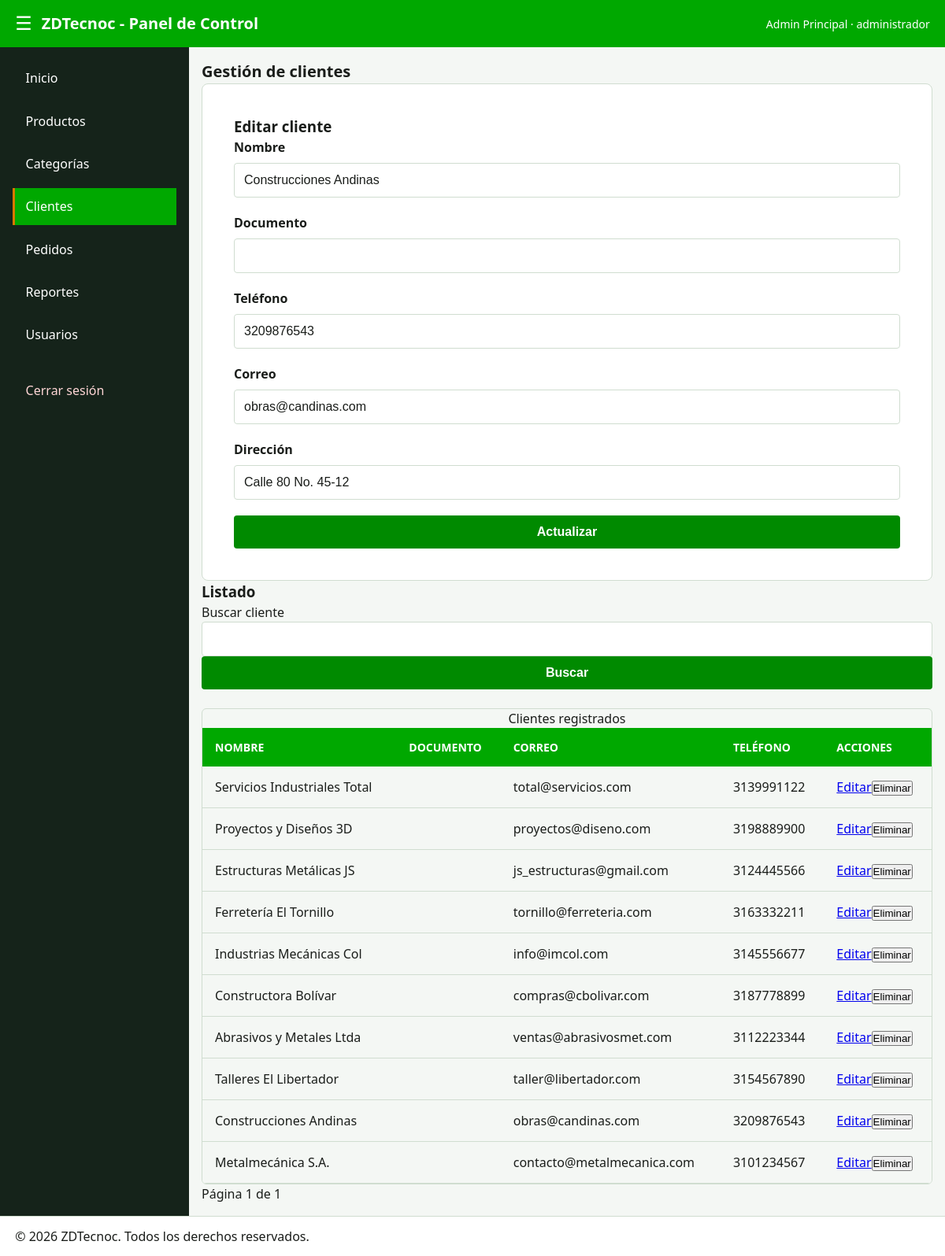
The page /clientes.php?editar=2 (signed in) on the database its author committed.
### tables this page shows
CREATE TABLE IF NOT EXISTS clientes (
    id INT AUTO_INCREMENT PRIMARY KEY,
    nombre VARCHAR(150) NOT NULL,
    documento VARCHAR(30) UNIQUE,
    telefono VARCHAR(20),
    correo VARCHAR(100),
    direccion TEXT,
    INDEX idx_cliente_nombre (nombre)
);

### app/modelos/ClienteModelo.php (called while the page is built, shortened)
<?php
final class ClienteModelo
{
    public function listar(string $busqueda, int $pagina, int $porPagina = 10): array
    {
        $offset = ($pagina - 1) * $porPagina;
        $st = $this->pdo->prepare(
            'SELECT id, nombre, documento, telefono, correo, direccion
             FROM clientes
               WHERE nombre LIKE :busquedaNombre OR documento LIKE :busquedaDocumento
             ORDER BY id DESC LIMIT :limite OFFSET :offset'
        );
           $texto = '%' . $busqueda . '%';
           $st->bindValue(':busquedaNombre', $texto);
           $st->bindValue(':busquedaDocumento', $texto);
        $st->bindValue(':limite', $porPagina, PDO::PARAM_INT);
        $st->bindValue(':offset', $offset, PDO::PARAM_INT);
        $st->execute();
        return $st->fetchAll();
    }
    public function total(string $busqueda): int
    {
        $st = $this->pdo->prepare(
            'SELECT COUNT(*) FROM clientes
             WHERE nombre LIKE :busquedaNombre OR documento LIKE :busquedaDocumento'
        );
        $texto = '%' . $busqueda . '%';
        $st->execute([
            ':busquedaNombre' => $texto,
            ':busquedaDocumento' => $texto,
        ]);
        return (int)$st->fetchColumn();
    }
    public function obtener(int $id): ?array
    {
        $st = $this->pdo->prepare('SELECT * FROM clientes WHERE id = :id');
        $st->execute([':id' => $id]);
        return $st->fetch() ?: null;
    }
}

### clientes.php (the view, shortened to what this page needs)
<?php
require_once __DIR__ . '/sgl/conexion.php';
require_once __DIR__ . '/app/modelos/ClienteModelo.php';
$modelo = new ClienteModelo($conexion);
$errores = [];
$busqueda = trim((string)($_GET['busqueda'] ?? ''));
$pagina = max(1, (int)($_GET['pagina'] ?? 1));
$datos = ['id' => 0, 'nombre' => '', 'documento' => '', 'telefono' => '', 'correo' => '', 'direccion' => ''];
if ($_SERVER['REQUEST_METHOD'] === 'POST') {
    if (!validarCsrf($_POST['csrf'] ?? null)) {
        http_response_code(419);
        exit('Solicitud no válida.');
    }
    $accion = (string)($_POST['accion'] ?? 'guardar');
    $id = (int)($_POST['id'] ?? 0);
    if ($accion === 'eliminar') {
        $modelo->eliminar($id);
        $_SESSION['aviso'] = 'Cliente eliminado correctamente.';
        header('Location: clientes.php', true, 303);
        exit;
    }
    $datos = [
        'id' => $id,
        'nombre' => trim((string)($_POST['nombre'] ?? '')),
        'documento' => trim((string)($_POST['documento'] ?? '')),
        'telefono' => trim((string)($_POST['telefono'] ?? '')),
        'correo' => trim((string)($_POST['correo'] ?? '')),
        'direccion' => trim((string)($_POST['direccion'] ?? '')),
    ];
    if (mb_strlen($datos['nombre']) < 3) $errores[] = 'El nombre debe tener al menos 3 caracteres.';
    if ($datos['documento'] === '') $errores[] = 'El documento es obligatorio.';
    if ($datos['correo'] !== '' && !filter_var($datos['correo'], FILTER_VALIDATE_EMAIL)) $errores[] = 'El correo no es válido.';
    if (!$errores) {
        try {
            $parametros = [
                ':nombre' => $datos['nombre'], ':documento' => $datos['documento'],
                ':telefono' => $datos['telefono'], ':correo' => $datos['correo'] ?: null,
                ':direccion' => $datos['direccion'],
            ];
            if ($id > 0) {
                $modelo->actualizar($id, $parametros);
                $_SESSION['aviso'] = 'Cliente actualizado correctamente.';
            } else {
                $modelo->crear($parametros);
                $_SESSION['aviso'] = 'Cliente creado correctamente.';
            }
            header('Location: clientes.php', true, 303);
            exit;
        } catch (PDOException $excepcion) {
            $errores[] = 'El documento ya está registrado.';
        }
    }
} elseif (isset($_GET['editar'])) {
    $cliente = $modelo->obtener((int)$_GET['editar']);
    if ($cliente) $datos = $cliente;
}
$porPagina = 10;
$total = $modelo->total($busqueda);
$paginas = max(1, (int)ceil($total / $porPagina));
$pagina = min($pagina, $paginas);
$clientes = $modelo->listar($busqueda, $pagina, $porPagina);
require __DIR__ . '/app/vistas/parciales/cabecera.php';
require __DIR__ . '/app/vistas/parciales/menu.php';
?>
<main class="panel__contenido">
    <h2 class="text-lg">Gestión de clientes</h2>
    <form method="post" class="login-card" style="max-width:100%;" novalidate>
        <h3><?= $datos['id'] ? 'Editar cliente' : 'Registrar cliente' ?></h3>
        <div class="form-group"><label for="nombre">Nombre</label><input class="form-input" id="nombre" name="nombre" value="<?= htmlspecialchars((string)$datos['nombre'], ENT_QUOTES, 'UTF-8') ?>" required></div>
        <div class="form-group"><label for="documento">Documento</label><input class="form-input" id="documento" name="documento" value="<?= htmlspecialchars((string)$datos['documento'], ENT_QUOTES, 'UTF-8') ?>" required></div>
        <div class="form-group"><label for="telefono">Teléfono</label><input class="form-input" id="telefono" name="telefono" value="<?= htmlspecialchars((string)$datos['telefono'], ENT_QUOTES, 'UTF-8') ?>"></div>
        <div class="form-group"><label for="correo">Correo</label><input class="form-input" id="correo" name="correo" type="email" value="<?= htmlspecialchars((string)$datos['correo'], ENT_QUOTES, 'UTF-8') ?>"></div>
        <div class="form-group"><label for="direccion">Dirección</label><input class="form-input" id="direccion" name="direccion" value="<?= htmlspecialchars((string)$datos['direccion'], ENT_QUOTES, 'UTF-8') ?>"></div>
        <button class="btn-primary" type="submit"><?= $datos['id'] ? 'Actualizar' : 'Guardar' ?></button>
    </form>
    <h3>Listado</h3>
    <form method="get"><label for="busqueda">Buscar cliente</label><input class="form-input" id="busqueda" name="busqueda" value="<?= htmlspecialchars($busqueda, ENT_QUOTES, 'UTF-8') ?>"><button class="btn-primary" type="submit">Buscar</button></form>
    <div class="table-container"><table class="products-table"><caption>Clientes registrados</caption><thead><tr><th scope="col">Nombre</th><th scope="col">Documento</th><th scope="col">Correo</th><th scope="col">Teléfono</th><th scope="col">Acciones</th></tr></thead><tbody>
    <?php foreach ($clientes as $cliente): ?><tr><td><?= htmlspecialchars($cliente['nombre'], ENT_QUOTES, 'UTF-8') ?></td><td></td><td><?= htmlspecialchars((string)$cliente['correo'], ENT_QUOTES, 'UTF-8') ?></td><td><?= htmlspecialchars((string)$cliente['telefono'], ENT_QUOTES, 'UTF-8') ?></td><td><a href="?editar=<?= (int)$cliente['id'] ?>">Editar</a><form method="post" style="display:inline"><button type="submit">Eliminar</button></form></td></tr><?php endforeach; ?></tbody></table></div>
    <nav aria-label="Paginación"><p>Página <?= $pagina ?> de <?= $paginas ?></p></nav>
</main>
<?php require __DIR__ . '/app/vistas/parciales/pie.php'; ?>

### css/estilos.css (style rules this page uses)
:root { --superficie: #F4F7F4; --superficie-alta: #FFFFFF; --borde: #D0DDD0; --color-marca: #00A800; --color-marca-sua: #E1F5E1; --color-accion: #008A00; --color-acento: #D97700; --texto: #1A1D1A; --texto-tenue: #4A554A; --exito: #008A00; --advertencia: #D97700; --error: #C81E1E; --info: #006699; }
*, *::before, *::after { box-sizing: border-box; margin: 0; padding: 0; }
body { font-family: system-ui, -apple-system, BlinkMacSystemFont, 'Segoe UI', Roboto, sans-serif; background-color: var(--superficie); color: var(--texto); line-height: 1.5; min-height: 100vh; }
.text-lg { font-size: 1.25rem; }
h2 { font-size: 1.25rem; font-weight: 600; }
p { font-size: 1rem; }
.login-card { background-color: var(--superficie-alta); border: 1px solid var(--borde); border-radius: 8px; padding: 2.5rem; width: 100%; max-width: 400px; }
.form-group { display: flex; flex-direction: column; gap: 0.5rem; margin-bottom: 1.25rem; }
.form-group label { font-weight: 600; color: var(--texto); }
.form-input { width: 100%; padding: 0.75rem; border: 1px solid var(--borde); border-radius: 4px; font-size: 1rem; background-color: var(--superficie-alta); color: var(--texto); transition: border-color 0.2s ease, box-shadow 0.2s ease; }
.btn-primary { width: 100%; padding: 0.75rem; background-color: var(--color-accion); color: var(--superficie-alta); border: none; border-radius: 4px; font-size: 1rem; font-weight: 600; cursor: pointer; transition: background-color 0.2s ease; }
.table-container { width: 100%; overflow-x: auto; margin-top: 1.5rem; border-radius: 6px; border: 1px solid var(--borde); }
.products-table { width: 100%; border-collapse: collapse; text-align: left; }
.products-table thead th { background-color: var(--color-marca); color: var(--superficie-alta); padding: 0.875rem 1rem; font-size: 0.875rem; text-transform: uppercase; }
.products-table tbody td { padding: 0.875rem 1rem; border-bottom: 1px solid var(--borde); color: var(--texto); }
.products-table tbody tr:nth-child(even) { background-color: var(--superficie); }
.panel__contenido { grid-area: contenido; padding: 1.6rem; overflow-y: auto; }
.panel__contenido { width: 100%; padding: 1rem; box-sizing: border-box; }
.form-input, .btn-primary { max-width: 100%; box-sizing: border-box; }

### rows shown on the page
clientes: nombre "Construcciones Andinas", telefono "3209876543", correo "obras@candinas.com", direccion "Calle 80 No. 45-12"
clientes: nombre "Servicios Industriales Total", correo "total@servicios.com", telefono "3139991122"
clientes: nombre "Proyectos y Diseños 3D", correo "proyectos@diseno.com", telefono "3198889900"
clientes: nombre "Estructuras Metálicas JS", correo "js_estructuras@gmail.com", telefono "3124445566"
clientes: nombre "Ferretería El Tornillo", correo "tornillo@ferreteria.com", telefono "3163332211"
clientes: nombre "Industrias Mecánicas Col", correo "info@imcol.com", telefono "3145556677"
clientes: nombre "Constructora Bolívar", correo "compras@cbolivar.com", telefono "3187778899"
clientes: nombre "Abrasivos y Metales Ltda", correo "ventas@abrasivosmet.com", telefono "3112223344"
clientes: nombre "Talleres El Libertador", correo "taller@libertador.com", telefono "3154567890"
clientes: nombre "Metalmecánica S.A.", correo "contacto@metalmecanica.com", telefono "3101234567"

### other values the page prints
$usuario['nombre'] "Admin Principal"
$usuario['rol'] "administrador"
$opcion['texto'] "Inicio"
$opcion['texto'] "Productos"
$opcion['texto'] "Categorías"
$opcion['texto'] "Clientes"
$opcion['texto'] "Pedidos"
$opcion['texto'] "Reportes"
$opcion['texto'] "Usuarios"
$pagina "1"
$paginas "1"
